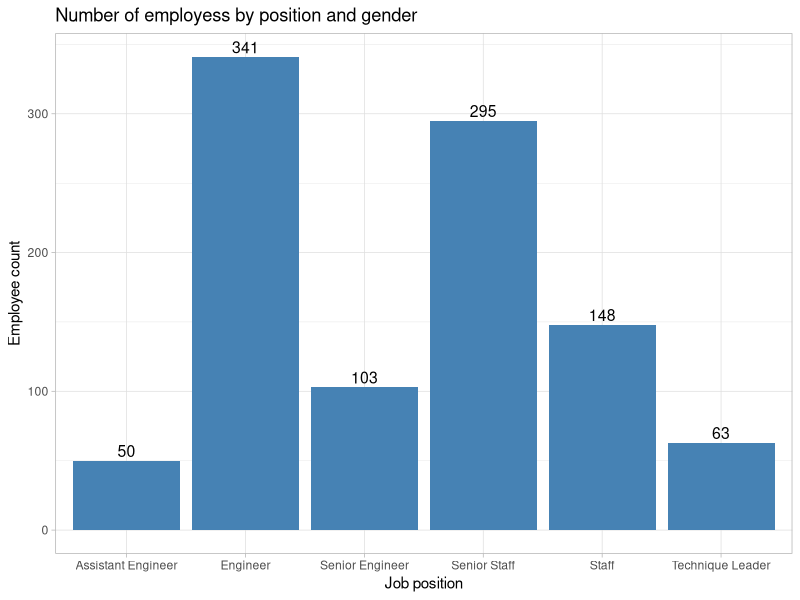
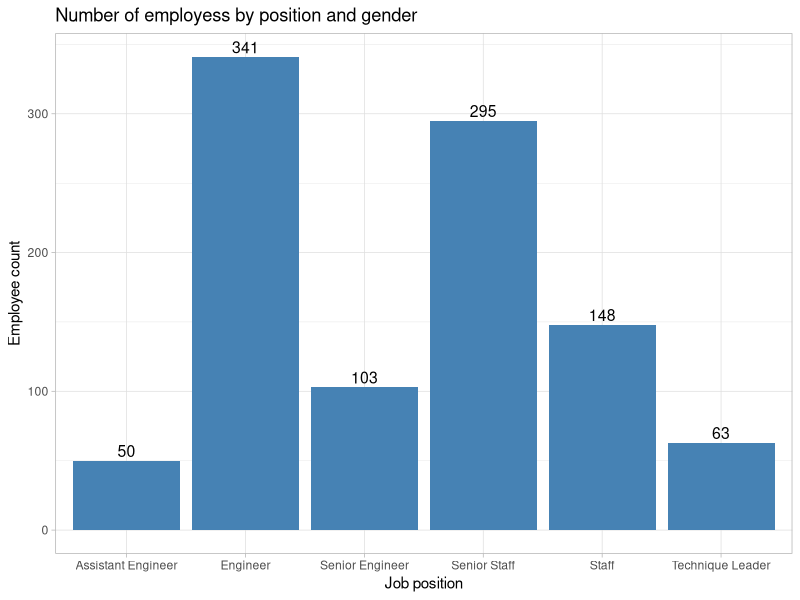

Write the R code that produced these figures, in order.
library(tidyverse)
library(ggthemes)

emps <- read.csv("employee_data_na.csv", stringsAsFactors = FALSE)
emps <- as_tibble(emps)
str(emps)

any(is.na(emps$gender))

emp_by_position <- emps %>% group_by(title) %>% summarise(freq = n()) %>% arrange(freq)
emp_by_position
str(emp_by_position)


# Create a bar chart representation of the number of employees in the 
# different positions in the employees data by gender.
p <- ggplot(data = emp_by_position, aes(x = title, y = freq)) + theme_light() +
  geom_bar(stat = "identity", fill = "steelblue") + 
  geom_text(aes(label = freq), vjust = -0.3, size = 4) +
  labs(y = "Employee count", x = "Job position", title = "Number of employess by position and gender")
p



# --------------------------- working fine -------------------------------------
# p<-ggplot(data = emp_by_position, aes(x = title, y = freq)) +
#   geom_bar(stat="identity")
# p

#---------------- does not working ------------------------
# bar <- ggplot(emps, aes(x = title, fill = gender))
# bar + geom_bar() + theme_light() + 
#   labs(y = "Employee count", x = "Job position", title = "Number of employess by position and gender")
# bar 


#---------------- does not working ------------------------
# bar <- ggplot(emps, aes(gender, fill = title))
# bar + geom_bar() + theme_fivethirtyeight() +
#   scale_fill_manual(values = c("magenta", "darkorange", "midnightblue","springgreen4", "brown1", "gold")) +
#   labs(title = "Job Positions by Gender")
# bar



# Set the theme to fivethirtyeight.

# Add plot title "Job positions by gender", and axes titles: "Job position", and "Employee count". 
# Can you do that?
  
# Try setting the theme to something different and give it another go.

# Look up the scale_fill_manual() and scale_color_manual() functions. Try setting custom colors 
# to your plot.
p <- ggplot(data = emp_by_position, aes(x = title, y = freq)) + theme_light() +
  geom_bar(stat = "identity", fill = "steelblue") + 
  scale_fill_manual(values=c("#999999", "#E69F00", "#56B4E9")) +
  geom_text(aes(label = freq), vjust = -0.3, size = 4) +
  labs(y = "Employee count", x = "Job position", title = "Number of employess by position and gender")
p

# Try to change the position on the canvas the legend is in. Use the theme() function to do that.

# Try to reverse the aesthetic mappings. Does this graph give you a better idea of your data? Is 
# it easier to read? (Shouldn't be ????)